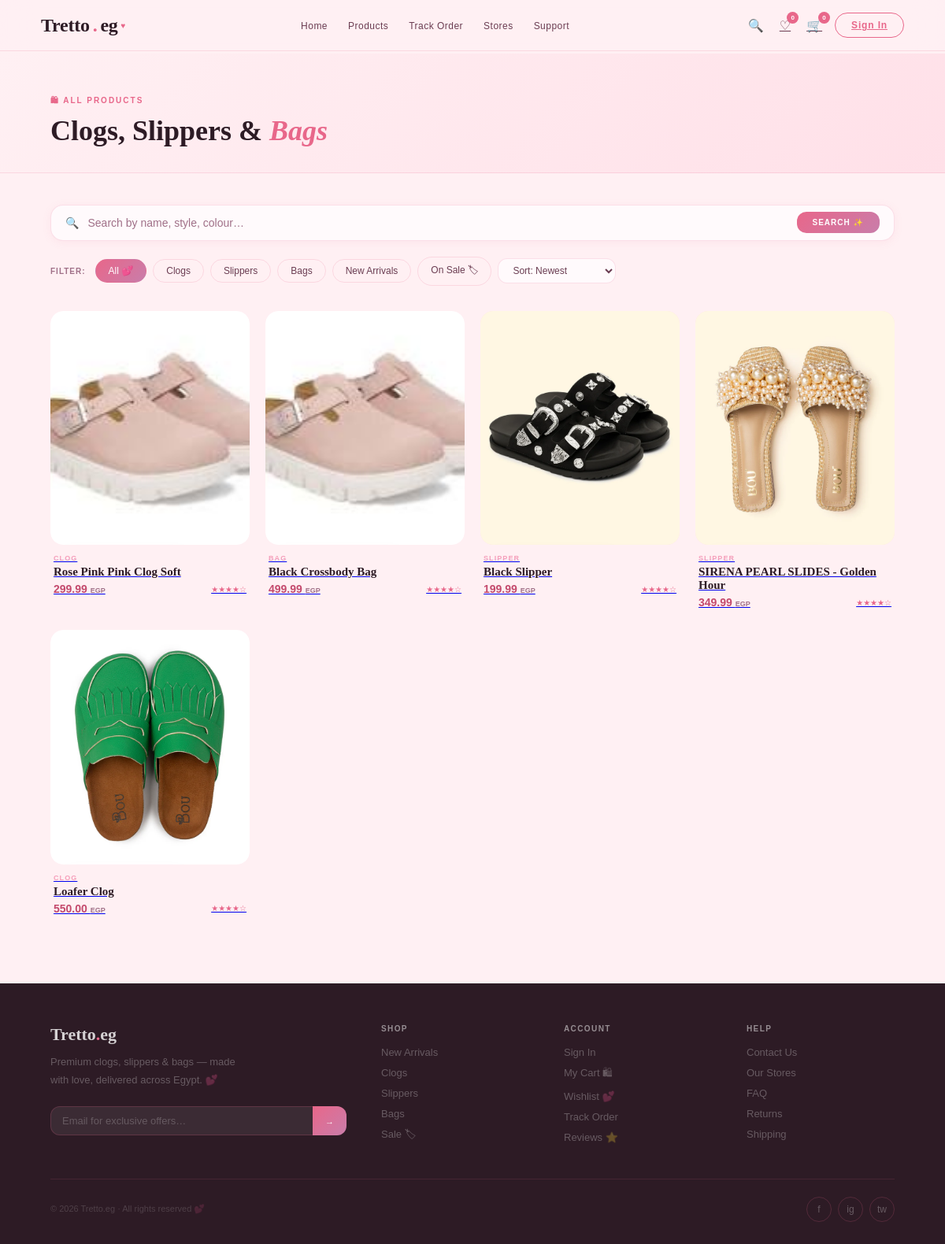
The app's page /MVC/View/GUI/products.php with its own data.
### tables this page shows
CREATE TABLE product (
    PID INT PRIMARY KEY AUTO_INCREMENT,
    name VARCHAR(255) NOT NULL,
    price DECIMAL(10,2) NOT NULL,
    descriptions TEXT,
    category VARCHAR(100),
    Number_Of_Sells INT DEFAULT 0,
    created_at TIMESTAMP DEFAULT CURRENT_TIMESTAMP,
    BranchID INT,
    FOREIGN KEY (BranchID) REFERENCES StoreLocation(BranchID)
);

### MVC/Controller/products_controller.php (called while the page is built, shortened)
<?php
require_once __DIR__ . '/../Model/product.php';
require_once __DIR__ . '/../Model/ProductFactory.php';
require_once __DIR__ . '/../Model/ProductFactory.php';
require_once __DIR__ . '/../../db.php';
class ProductsController{
private $conn;
    public function __construct() {
        $database = new Databases();
        $this->conn = $database->getConnection();
    }
    public function getAllProducts(){
        $query = "SELECT * FROM product";
        $stmt = $this->conn->prepare($query);
        $stmt->execute();
        $products = [];
        $Prod = $stmt->fetchAll();
        $productFactory = new ProductFactory();
        foreach ($Prod as $row) {
            $products[] = $productFactory->create($row['category'], $row);
        }
        return $products;
    }
}

### db.php (called while the page is built, shortened)
<?php
class Databases {
    private $host = "localhost";
    private $db_name = "tretto";
    private $username = "root";
    private $password = "";
    public function getConnection() {
        $this->conn = null;
          try {
              $this->conn = new PDO(
                  "mysql:host=" . $this->host . ";dbname=" . $this->db_name,
                  $this->username,
                  $this->password
              );
              $this->conn->setAttribute(PDO::ATTR_ERRMODE, PDO::ERRMODE_EXCEPTION);
          } catch(PDOException $exception) {
              echo "Connection error: " . $exception->getMessage();
              $this->state = "Connection failed: " . $exception->getMessage();
          }
          return $this->conn;
      }
}
?>

### MVC/Model/product.php (called while the page is built, shortened)
<?php
require_once (__DIR__ . '/../../db.php');
abstract class Product implements ProductInterface {
    public function __construct($data) {
        $conn= new Databases();
        $this->conn = $conn->getConnection();
        $this->pid      = $data['PID'] ?? null;
        $this->name     = $data['name'] ?? 'Unknown';
        $this->price    = $data['price'] ?? 0;
        $this->category = $data['category'] ?? '';
        $query= "SELECT * FROM product_variants WHERE PID = :pid";
        $stmt = $this->conn->prepare($query);
        $stmt->bindParam(':pid', $this->pid);
        $stmt->execute();
        $variantsData = $stmt->fetchAll(PDO::FETCH_ASSOC);
            foreach ($variantsData as $variantData) {
                $this->variants[] = new product_variants($variantData);
            }
    }
}

### MVC/Model/clogs.php (called while the page is built, shortened)
<?php
require_once(__DIR__ . '/product.php');
require_once(__DIR__ . '/product_variants.php');
require_once(__DIR__ . '/ProductFactory.php');
class Clogs extends Product {
    public function __construct($data) {
        parent::__construct($data);
    }
}

### MVC/Model/ProductFactory.php (called while the page is built, shortened)
<?php
require_once(__DIR__ . '/clogs.php');
require_once(__DIR__ . '/product.php');
require_once(__DIR__ . '/../../db.php');
class ProductFactory {
    public function create($type, $data) : ProductInterface {
        switch (strtolower($type)) {
            default:
                return new Clogs($data);
        }
    }
}
?>

### MVC/Model/product_variants.php (called while the page is built, shortened)
<?php
require_once (__DIR__ . '/../../db.php');
require_once('product.php');
class product_variants {
    public $pvid;
    public $conn;
    public function __construct($data) {
        $db = new Databases();
        $this->conn = $db->getConnection();
        $this->pvid = $data['pvid'] ?? null;
        $this->getImages();
    }
    public function getImages(){
        $stmt = $this->conn->prepare("SELECT * FROM product_images WHERE pvid = :pvid");
        $stmt->bindParam(':pvid', $this->pvid);
        $stmt->execute();
        $result = $stmt->fetchAll(PDO::FETCH_ASSOC);
    }
}

### MVC/View/GUI/products.php (the view, shortened to what this page needs)
<?php
require_once __DIR__ . '/../../Controller/products_controller.php';
require_once __DIR__ . '/../../Model/product.php';
require_once __DIR__ . '/../../Model/clogs.php';
require_once __DIR__ . '/../../Model/ProductFactory.php';
require_once __DIR__ . '/../../../db.php';
$list = new ProductsController();
if (isset($_GET['sort']) && $_GET['sort'] !== '') {
    $products = $list->getFilter($_GET['sort']);
}
else {
    $products = $list->getAllProducts();
}
?>
<!DOCTYPE html>
<html lang="en">
<head>
    <link rel="stylesheet" href="../css/navbar.css">
    <link rel="stylesheet" href="../css/main.css">
    <link rel="stylesheet" href="../css/product.css">
</head>
<body>
    <?php include 'component/navbar.php'; ?>
    <div class="page" id="page-products">
        <div class="page-header">
            <div class="sec-tag">🛍 All Products</div>
            <h1 class="sec-title">Clogs, Slippers & <em>Bags</em></h1>
        </div>
        <div class="page-wrap">
            <div class="search-bar">
                <span class="s-ico">🔍</span>
                <input class="s-inp" id="search-input" type="text" placeholder="Search by name, style, colour…">
                <button class="s-btn">Search ✨</button>
            </div>
            <div class="filter-row">
                <span class="filter-lbl">Filter:</span>
                <button class="chip on" data-filter="all">All 💕</button>
                <button class="chip" data-filter="clogs">Clogs</button>
                <button class="chip" data-filter="slippers">Slippers</button>
                <button class="chip" data-filter="bags">Bags</button>
                <button class="chip" data-filter="new">New Arrivals</button>
                <button class="chip" data-filter="sale">On Sale 🏷</button>
                <form id="filterForm" method="GET" action="products.php">
                    <select class="sort-sel" onchange="this.form.submit()" name="sort">
                        <option value="newest" selected="window">Sort: Newest</option>
                    </select>
                </form>
            </div>
            <div class="prod-grid" id="prod-listing">
                 <?php foreach($products as $product):?>
                    <a href="product_detail.php?id=<?= $product->pid ?>">
                        <div class="prod-card" data-category="bags" data-product-id="5">
                            <div class="prod-img-wrap">
                                <img class="prod-photo" src="<?= $product->variants[0]->img_url[0]; ?>" alt="<?= $product->name; ?>">
                            </div>
                            <div class="prod-info">
                                <div class="prod-cat"><?= $product->category; ?></div>
                                <div class="prod-name"><?= $product->name; ?></div>
                                <div class="prod-pr-row">
                                    <span class="prod-price"><?= $product->price; ?> <span class="prod-egp">EGP</span></span>
                                    <span class="prod-stars">★★★★☆</span>
                                    </div>
                            </div>
                        </div>
                    </a>
                <?php endforeach; ?>
            </div>
        </div>
    </div>
    <?php include 'component/footer.php'; ?>
</body>
</html>

### MVC/View/css/main.css (style rules this page uses)
*, *::before, *::after { box-sizing: border-box; margin: 0; padding: 0 }
:root { --blush: #FFF0F3; --blush2: #FFE0E8; --blush3: #FFD6E2; --rose: #E8678A; --rose-d: #C44A6D; --rose-l: #F5A0BB; --mauve: #C97DAA; --mauve-l: #E8C3D8; --nude: #F9EEE8; --nude2: #F0DDD4; --gold: #D4A8B0; --gold-a: #C9998A; --dark: #2D1B25; --mid: #6B3D52; --muted: #A07088; --white: #FFFAFC; --border: rgba(232, 103, 138, .18); --shadow: 0 8px 40px rgba(45, 27, 37, .1); }
html { scroll-behavior: smooth }
body { font-family: 'DM Sans', sans-serif; background: var(--blush); color: var(--dark); overflow-x: hidden; min-height: 100vh }
.page { padding-top: 68px; min-height: 100vh; animation: fadeIn .35s ease; position: relative; z-index: 1 }
.sec-tag { font-size: 10px; letter-spacing: .2em; text-transform: uppercase; color: var(--rose); margin-bottom: 10px; font-weight: 700 }
.sec-title { font-family: 'Playfair Display', serif; font-size: clamp(28px, 3vw, 44px); font-weight: 700; line-height: 1.1; color: var(--dark) }
.sec-title em { font-style: italic; color: var(--rose) }
.page-header { padding: 52px 64px 32px; border-bottom: 1px solid var(--border); background: linear-gradient(135deg, var(--blush) 0%, var(--blush2) 100%) }
.page-wrap { padding: 40px 64px 80px }

### MVC/View/css/product.css (style rules this page uses)
.prod-grid { display: grid; grid-template-columns: repeat(4, 1fr); gap: 20px }
.prod-card { transition: transform .28s }
.prod-img-wrap { width: 100%; aspect-ratio: .85; position: relative; overflow: hidden; border-radius: 16px; background: var(--blush2) }
.prod-photo { width: 100%; height: 100%; object-fit: cover; display: block; transition: transform .5s }
.prod-info { padding: 12px 4px 7px }
.prod-cat { font-size: 9px; letter-spacing: .12em; text-transform: uppercase; color: var(--rose-l); margin-bottom: 4px; font-weight: 700 }
.prod-name { font-family: 'Playfair Display', serif; font-size: 15px; font-weight: 700; color: var(--dark); margin-bottom: 5px }
.prod-pr-row { display: flex; align-items: center; gap: 8px }
.prod-price { font-size: 14px; color: var(--rose-d); font-weight: 700 }
.prod-egp { font-size: 9px; color: var(--muted) }
.prod-stars { font-size: 10px; color: var(--rose); margin-left: auto }
.page { padding-top: 68px; min-height: 100vh; animation: fadeIn .35s ease; position: relative; z-index: 1 }
.search-bar { background: var(--white); border: 1.5px solid var(--border); display: flex; align-items: center; padding: 0 18px; gap: 11px; margin-bottom: 20px; border-radius: 16px; box-shadow: 0 2px 12px rgba(232, 103, 138, .08) }
.s-ico { font-size: 14px; color: var(--muted) }
.s-inp { flex: 1; padding: 14px 0; border: none; background: transparent; font-family: 'DM Sans', sans-serif; font-size: 14px; color: var(--dark); outline: none }
.s-inp::placeholder { color: var(--muted) }
.s-btn { padding: 8px 20px; background: linear-gradient(135deg, var(--rose), var(--mauve)); color: #fff; border: none; font-size: 10px; font-weight: 700; letter-spacing: .1em; text-transform: uppercase; font-family: 'DM Sans', sans-serif; border-radius: 12px }
.filter-row { display: flex; gap: 8px; flex-wrap: wrap; margin-bottom: 32px; align-items: center }
.filter-lbl { font-size: 10px; letter-spacing: .1em; text-transform: uppercase; color: var(--muted); font-weight: 700; margin-right: 4px }
.chip { padding: 7px 16px; border: 1.5px solid var(--border); background: transparent; color: var(--mid); font-size: 12px; font-weight: 500; font-family: 'DM Sans', sans-serif; transition: all .18s; border-radius: 20px }
.chip:hover, .chip.on { background: linear-gradient(135deg, var(--rose), var(--mauve)); border-color: transparent; color: #fff }
.sort-sel { padding: 7px 14px; border: 1.5px solid var(--border); background: var(--white); color: var(--mid); font-size: 12px; font-weight: 500; font-family: 'DM Sans', sans-serif; outline: none; margin-left: auto; border-radius: 12px }
.sec-tag { font-size: 10px; letter-spacing: .2em; text-transform: uppercase; color: var(--rose); margin-bottom: 10px; font-weight: 700 }
.sec-title { font-family: 'Playfair Display', serif; font-size: clamp(28px, 3vw, 44px); font-weight: 700; line-height: 1.1; color: var(--dark) }
.sec-title em { font-style: italic; color: var(--rose) }
.page-header { padding: 52px 64px 32px; border-bottom: 1px solid var(--border); background: linear-gradient(135deg, var(--blush) 0%, var(--blush2) 100%) }
.page-wrap { padding: 40px 64px 80px }

### records on screen
product: category "CLOG", name "Rose Pink Pink Clog Soft", price "299.99"
product: category "BAG", name "Black Crossbody Bag", price "499.99"
product: shows a picture, category "SLIPPER", name "Black Slipper", price "199.99"
product: shows a picture, category "SLIPPER", name "SIRENA PEARL SLIDES - Golden Hour", price "349.99"
product: shows a picture, category "CLOG", name "Loafer Clog", price "550.00"

### other values on screen
$favCount "0"
$numCart "0"
